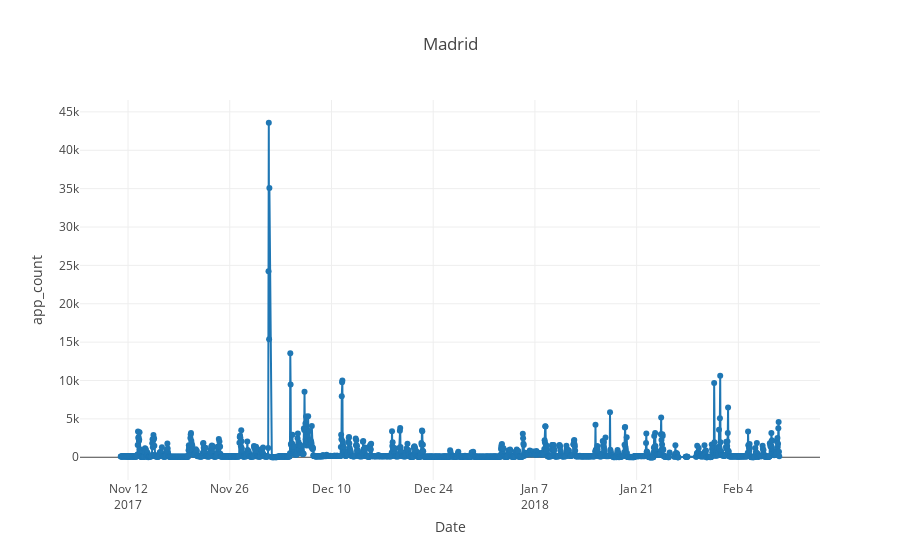

The notebook cell this image was saved under:
### Code cell
l = 'Madrid'
bw_df_1s = bw_df[bw_df.location==l]
plot_test(bw_df_1s.index,bw_df_1s.bw,l)

### Figure 1 — Plotly figure (JSON) as saved in the notebook; plotly's stock layout.template omitted (floating-point values rounded to 4 significant figures; data arrays with more than 128 entries replaced by an {"elided": "..."} marker saying what was removed)
{"data": [{"mode": "lines+markers", "name": "Actual", "type": "scatter", "x": {"elided": "2094 str values"}, "y": {"elided": "2094 float values"}}], "layout": {"title": "Madrid", "xaxis": {"title": "Date"}, "yaxis": {"title": "app_count"}}}
